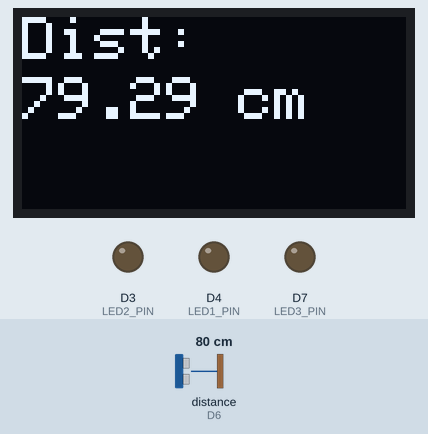
Bench run of a sketch on a simulated ESP8266 (NodeMCU). Shown: 128×64 one-colour display, output pins drawn as LEDs (lit = HIGH). Wiring (inferred from the names in the program): ultrasonic range finder: trigger D5; echo D6. Inputs (shaded band) come from the test bench; at power-on: distance to the obstacle (sensor on D6) 80 cm. The echo pulse lasts 58.3 µs per cm; pins used as bus, display or sensor lines are not drawn; what the sketch prints to the serial monitor is not drawn.

Above: at 1.3 s.
1.4 s: distance to the obstacle (sensor on D6) set to 45 cm
At 2.3 s:
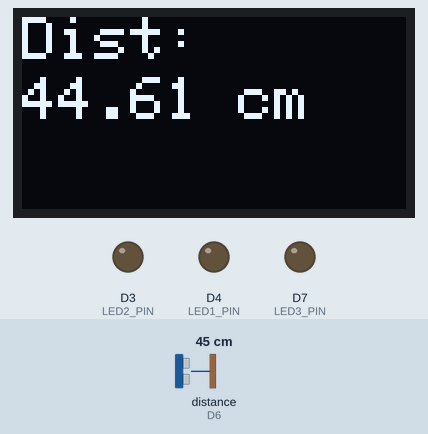
3.1 s: distance to the obstacle (sensor on D6) set to 36 cm
At 4.2 s:
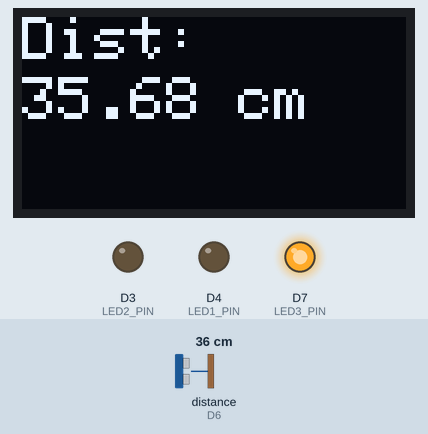
4.7 s: distance to the obstacle (sensor on D6) set to 33 cm
At 6.0 s:
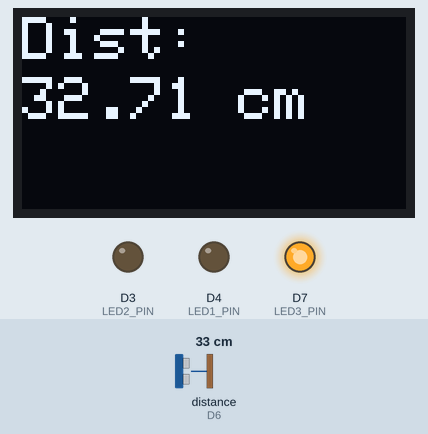
6.3 s: distance to the obstacle (sensor on D6) set to 28 cm
At 6.7 s:
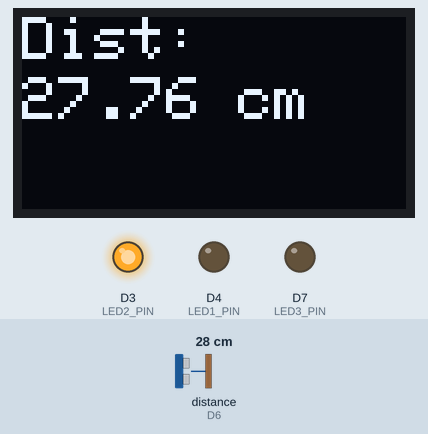
7.9 s: distance to the obstacle (sensor on D6) set to 23 cm
At 8.5 s:
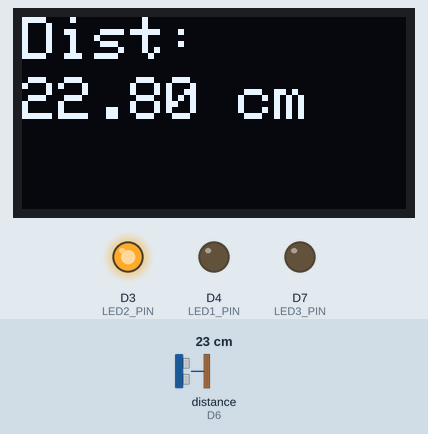
9.4 s: distance to the obstacle (sensor on D6) set to 19 cm
At 10.3 s:
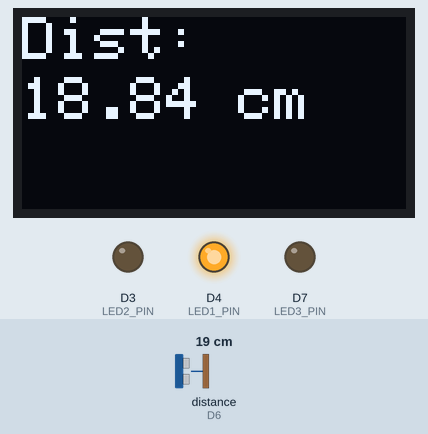
Timing chart, 0 to 12.0 s (numbered marks = the images above; inputs shaded):
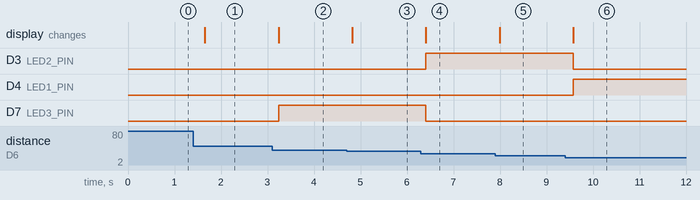

The sketch:

oled_ultrasonic_Reading.ino
```cpp
#include <OakOLED.h>

// Define ultrasonic sensor pins
#define TRIG_PIN D5
#define ECHO_PIN D6

// Define LED pins
#define LED1_PIN D4
#define LED2_PIN D3
#define LED3_PIN D7

OakOLED oled; // Initialize the OLED display

void setup() {
  Serial.begin(9600);        // Initialize Serial communication
  oled.begin();              // Initialize OLED display
  oled.clearDisplay();
  oled.setTextSize(2);
  oled.setTextColor(1);

  // Set up pins
  pinMode(TRIG_PIN, OUTPUT);
  pinMode(ECHO_PIN, INPUT);
  pinMode(LED1_PIN, OUTPUT);
  pinMode(LED2_PIN, OUTPUT);
  pinMode(LED3_PIN, OUTPUT);
}

void loop() {
  // Trigger the ultrasonic sensor
  digitalWrite(TRIG_PIN, LOW);
  delayMicroseconds(2);
  digitalWrite(TRIG_PIN, HIGH);
  delayMicroseconds(10);
  digitalWrite(TRIG_PIN, LOW);

  // Measure the echo pulse duration
  long duration = pulseIn(ECHO_PIN, HIGH);

  // Calculate distance in centimeters
  float distance = duration * 0.034 / 2;

  // Print distance to Serial monitor
  Serial.print("Distance: ");
  Serial.print(distance);
  Serial.println(" cm");

  // Display distance on OLED
  oled.clearDisplay();
  oled.setCursor(0, 0);
  oled.println("Dist:");
  oled.setCursor(0, 20);  // Move to next line for value
  oled.println(String(distance) + " cm");
  oled.display();

  // Control LEDs based on distance
  if (distance <= 20) {
    digitalWrite(LED1_PIN, HIGH); // Turn on LED1
  } else {
    digitalWrite(LED1_PIN, LOW);  // Turn off LED1
  }

  if (distance > 20 && distance <= 30) {
    digitalWrite(LED2_PIN, HIGH); // Turn on LED2
  } else {
    digitalWrite(LED2_PIN, LOW);  // Turn off LED2
  }

  if (distance > 30 && distance <= 40) {
    digitalWrite(LED3_PIN, HIGH); // Turn on LED3
  } else {
    digitalWrite(LED3_PIN, LOW);  // Turn off LED3
  }

  delay(500); // Delay before the next measurement
}
```

STM32_square_PROGRAMING.c
```cpp
//#include <stdio.h>
//#define square(x) ((x)*(x))
//
//int main()
//{
//    int x=5;
//    printf("x: %d square of x: %d",x,square(x));
//    return 0;
//}
```

STM32._print_nm.c
```cpp
#include<stdio.h>

 #define santanu printf("SANTANU");

 int main()
 {
     santanu;
 }
```

TASK.c
```cpp
// Task 1.Create Car structure globally consisting of Model, colour and price and print on the screen.


// #include <stdio.h>
// struct Car {
//     char model[30];
//     char color[15];
//     int seats;
//     double price;
// };
// struct Car car = {"Honda Civic", "Blue", 4, 22000.00};

// void printCarDetails() {
//     printf("Car Details:\n");
//     printf("Model: %s\n", car.model);
//     printf("Color: %s\n", car.color);
//     printf("Seats: %d\n",car.seats);
//     printf("Price: $%.2lf\n", car.price);
// }

// int main() {
//     printCarDetails();
//     return 0;
// }

// // Task 2 Write a program to create structure globally enter the name,age and salary of employees and manager.
// If the manager age is above 30 then the salary will be 65000 otherwise 55000.


// #include <stdio.h>


// struct Employee {
//     char name[50];
//     int age;
//     float salary;
// };


// struct Employee manager, employee;

// int main() {

//     printf("Enter Employee's Name: ");
//     scanf("%s", employee.name);
//     printf("Enter Employee's Age: ");
//     scanf("%d", &employee.age);
//     printf("Enter Employee's Salary: ");
//     scanf("%f", &employee.salary);


//     printf("\nEnter Manager's Name: ");
//     scanf("%s", manager.name);
//     printf("Enter Manager's Age: ");
//     scanf("%d", &manager.age);


//     if (manager.age > 30) {
//         manager.salary = 65000;
//     } else {
//         manager.salary = 55000;
//     }

//     printf("\nEmployee Details:\n");
//     printf("Name: %s\n", employee.name);
//     printf("Age: %d\n", employee.age);
//     printf("Salary: %.2f\n", employee.salary);


//     printf("\nManager Details:\n");
//     printf("Name: %s\n", manager.name);
//     printf("Age: %d\n", manager.age);
//     printf("Salary: %.2f\n", manager.salary);

//     return 0;
// }


// // Task 3 Create a structure named Book to store book details like title, author, and price. Write a C program to input details for
// three books, find the most expensive and the lowest priced books, and display their information.


// #include <stdio.h>


// struct Book {
//     char title[100];
//     char author[100];
//     float price;
// };

// int main() {
//     struct Book books[3];
//     int most_expensive_index = 0, lowest_priced_index = 0;

//     for (int i = 0; i < 3; i++) {
//         printf("\nEnter details for Book %d:\n", i + 1);
//         printf("Title: ");
//         scanf(" %[^\n]", books[i].title);
//         printf("Author: ");
//         scanf(" %[^\n]", books[i].author);
//         printf("Price: ");
//         scanf("%f", &books[i].price);

//         if (books[i].price > books[most_expensive_index].price) {
//             most_expensive_index = i;
//         }
//         if (books[i].price < books[lowest_priced_index].price) {
//             lowest_priced_index = i;
//         }
//     }

//     printf("\nMost Expensive Book:\n");
//     printf("Title: %s\n", books[most_expensive_index].title);
//     printf("Author: %s\n", books[most_expensive_index].author);
//     printf("Price: %.2f\n", books[most_expensive_index].price);

//     printf("\nLowest Priced Book:\n");
//     printf("Title: %s\n", books[lowest_priced_index].title);
//     printf("Author: %s\n", books[lowest_priced_index].author);
//     printf("Price: %.2f\n", books[lowest_priced_index].price);

//     return 0;
// }

// // Task 4 Define a structure named Circle to represent a circle with a radius. Write a C program to create user defined
// function to calculate the area and perimeter of two circles and display the results in the main function.

// #include <stdio.h>
// #define PI 3.14159


// struct Circle {
//     float radius;
// };

// float calculate_area(struct Circle c) {
//     return PI * c.radius * c.radius;
// }

// float calculate_perimeter(struct Circle c) {
//     return 2 * PI * c.radius;
// }

// int main() {
//     struct Circle circle1, circle2;


//     printf("Enter the radius of Circle 1: ");
//     scanf("%f", &circle1.radius);


//     printf("Enter the radius of Circle 2: ");
//     scanf("%f", &circle2.radius);


//     float area1 = calculate_area(circle1);
//     float perimeter1 = calculate_perimeter(circle1);


//     float area2 = calculate_area(circle2);
//     float perimeter2 = calculate_perimeter(circle2);


//     printf("\nCircle 1:\n");
//     printf("Radius: %.2f\n", circle1.radius);
//     printf("Area: %.2f\n", area1);
//     printf("Perimeter: %.2f\n", perimeter1);


//     printf("\nCircle 2:\n");
//     printf("Radius: %.2f\n", circle2.radius);
//     printf("Area: %.2f\n", area2);
//     printf("Perimeter: %.2f\n", perimeter2);

//     return 0;
// }
```

c_programing.cpp
```cpp
#include <stdio.h>

int main() {
    int i;
    for (i = 0; i < 5; i++) {
        if (i % 2 == 0) {
            printf("%d is even\n", i);
        } else {
            printf("%d is odd\n", i);
        }
    }
    return 0;
}
```

col-mod-price-car.c
```cpp
#include <stdio.h>

struct Car {
    char model[50];
    char colour[30];
    float price;
};

void printCar(struct Car car) {
    printf("Car Model: %s\n", car.model);
    printf("Car Colour: %s\n", car.colour);
    printf("Car Price: %.2f\n", car.price);
}

int main() {
    // Create a global Car instance
    struct Car myCar = {"BMW", "Red", 0001};

    // Print car details
    printCar(myCar);

    return 0;
}
```

Measured:
- the behaviour switches between 41 and 40 cm on distance to the obstacle (sensor on D6) (found by bisection; images 1 and 2)
- the behaviour switches between 31 and 30 cm on distance to the obstacle (sensor on D6) (found by bisection; images 3 and 4)
- the behaviour switches between 21 and 20 cm on distance to the obstacle (sensor on D6) (found by bisection; images 5 and 6)
- after the input at 1.4 s, the display: changes after 0.25 s (image 1)
- after the input at 3.1 s, D7 (LED3_PIN): LOW → HIGH after 0.14 s; the display: changes after 0.14 s (image 2)
- after the input at 4.7 s, the display: changes after 0.12 s (image 3)
- after the input at 6.3 s, D3 (LED2_PIN): LOW → HIGH after 0.11 s; D7 (LED3_PIN): HIGH → LOW after 0.11 s; the display: changes after 0.11 s (image 4)
- after the input at 7.9 s, the display: changes after 0.09 s (image 5)
- after the input at 9.4 s, D3 (LED2_PIN): HIGH → LOW after 0.17 s; D4 (LED1_PIN): LOW → HIGH after 0.17 s; the display: changes after 0.17 s (image 6)
